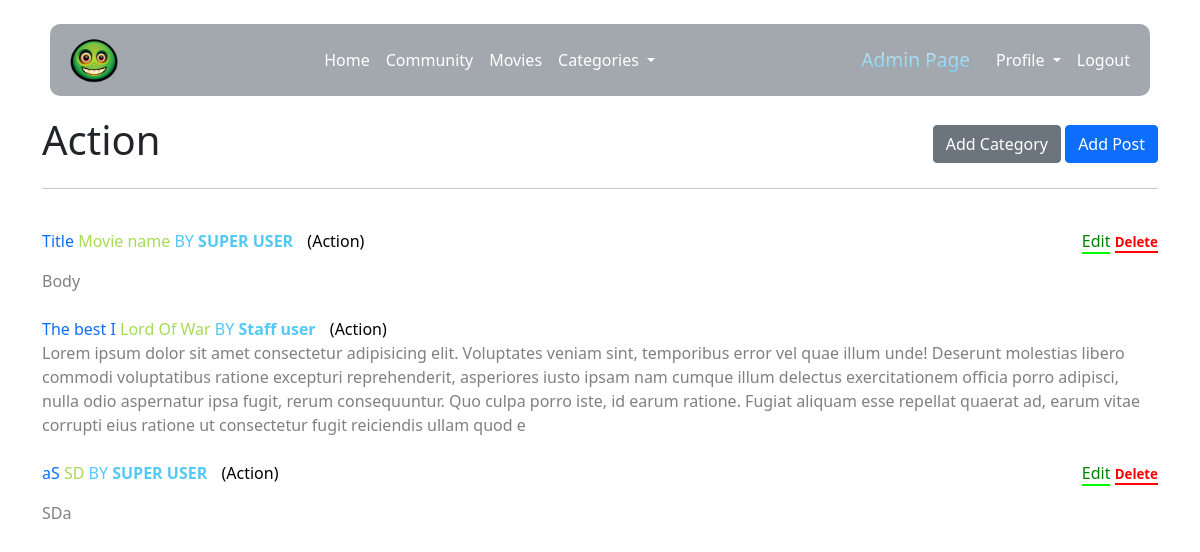
/category/Action (signed in), run on an earlier commit of the app's database.
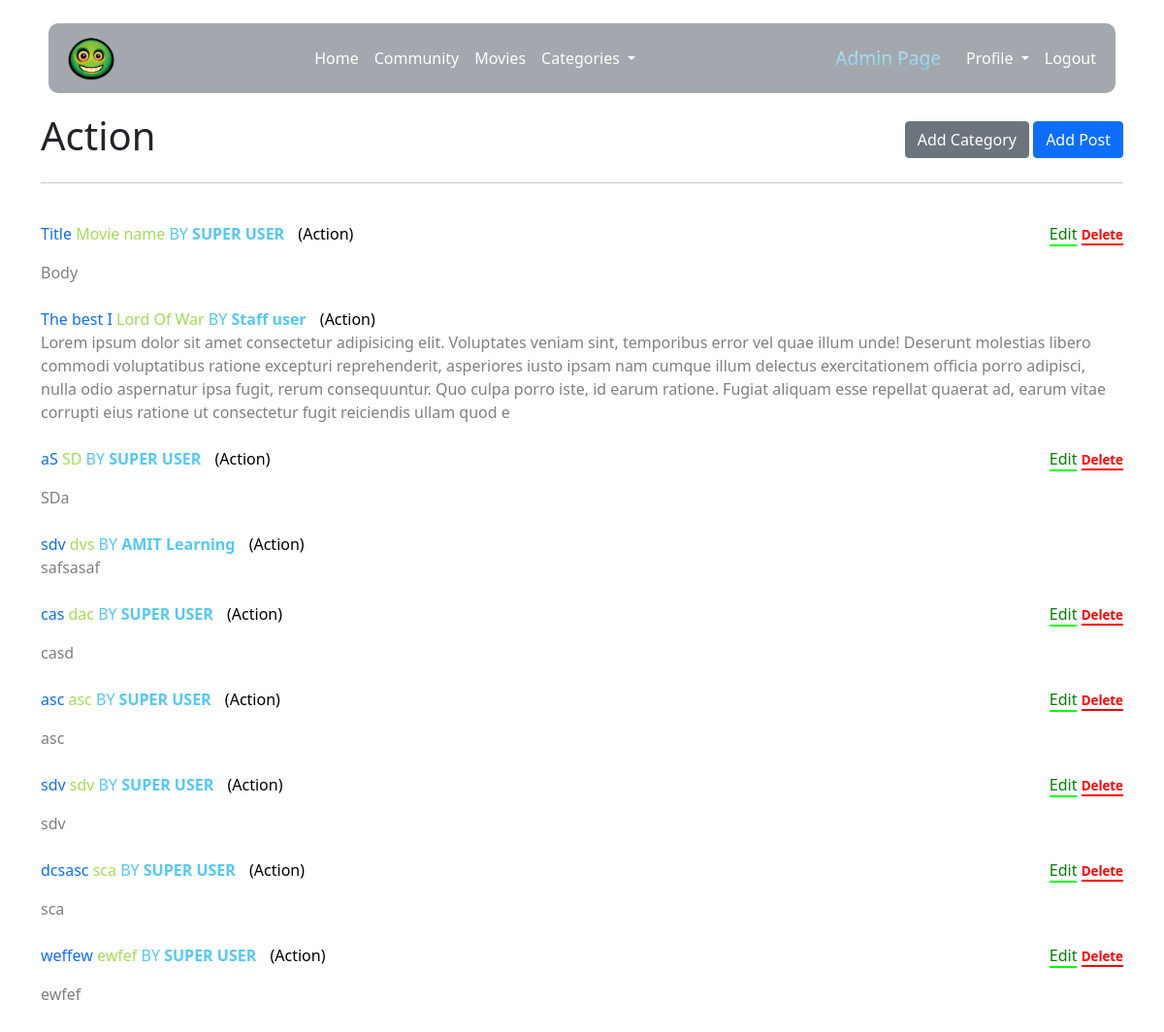
And on a later commit of the database.
### community_blog/models.py (models this page shows, shortened)
class Post(models.Model):
    title = models.CharField(max_length=255)
    movie_name = models.TextField()
    category = models.CharField(max_length=255)
    body = models.TextField()
    movie_poster = models.ImageField(
        null=False, blank=False, upload_to='images/')
    author = models.ForeignKey(User, on_delete=models.CASCADE)
    likes = models.ManyToManyField(User, related_name='community_blog')
    Publication_date = models.DateTimeField(auto_now_add=True)

### community_blog/views.py (the view)
# urls.py: path('category/<str:c>', CategoryView, name='category'),
def CategoryView(request, c):
    category_posts = Post.objects.filter(category=c)
    return render(request, 'categories.html', {'c': c, 'category_posts': category_posts})

### community_blog/category_context_proccessor.py (called while the page is built)
def get_context_data(self, *args, **kwargs):
    categories_menu = Category.objects.all()
    return {'categories_menu': categories_menu}

### community_blog/models.py (called while the page is built)
    def __str__(self):
        return self.name

### members/auth.py (called while the page is built)
    def get_user(self, user_id):
        try:
            return get_user_model().objects.get(pk=user_id)
        except get_user_model().DoesNotExist:
            return None

### community_blog/templates/categories.html (shortened to what this page needs)
{% extends 'base.html' %}
{% load static %}
{% block content %}
{% if user.is_authenticated %}
{% if not category_posts %}
<h3 style="margin-top: 10vh; color: gray; text-transform: capitalize">
  There are no posts related to the {{ c }} category yet....
</h3>
{% else %}
<div style="display: flex; justify-content: space-between">
  <h1>{{ c }}</h1>
  <div style="align-self: center">
    {% if user.is_staff %}
    <a
      style="
        text-decoration: none;
        color: white;
        height: fit-content;
        align-self: center;
      "
      href="{% url 'add_category' %}"
      ><button type="button" class="btn btn-secondary">Add Category</button></a
    >
    {% endif %}
    {% if user.profile.id %}
    <a style="text-decoration: none; color: white" href="{% url 'add_post' %}">
      <button
        type="button"
        class="btn btn-primary"
        style="height: fit-content; align-self: center"
      >
        Add Post
      </button></a
    >
    {% endif %}
  </div>
</div>
<hr />
<br />
<ul style="padding: 0">
  {% for post in category_posts %}
  <li style="display: flex; justify-content: space-between">
    <div>
      <a
        style="text-decoration: none"
        href=" {% url 'article_details' post.pk %} "
        >{{ post.title|slice:10 }}
      </a>
      <span style="color: rgb(166, 219, 86)"> {{ post.movie_name }}</span>
      <span style="color: #54c8f7"
        >BY
        <a
          href="{% url 'show_profile' post.author_id %}"
          style="text-decoration: none; color: #54c8f7; font-weight: 600"
        >
          {{ post.author.get_full_name }}</a
        ></span
      >
      <a
        style="color: black; text-decoration: none; padding-left: 10px"
        href="{% url 'category' post.category %}"
        >({{ post.category }})</a
      >
    </div>
    {% if user.id == post.author.id %}
    <p>
      <a
        style="
          text-decoration: none;
          color: green;
          border-bottom: lime 2px solid;
        "
        href="{% url 'update_post' post.pk %}"
        >Edit</a
      >
      <a
        style="
          text-decoration: none;
          color: red;
          border-bottom: red 2px solid;
          font-weight: 600;
          font-size: smaller;
        "
        href="{% url 'delete_post' post.pk %}"
        >Delete</a
      >
    </p>
    {% endif %}
  </li>
  <li style="list-style-type: none">
    <a
      style="text-decoration: none; width: 15%; color: gray"
      href=" {% url 'article_details' post.pk %} "
      >{{ post.body|slice:'500' }}</a
    >
  </li>
  <br />
  {% endfor %}
</ul>
{% endif %}
{% endif %}
{% endblock %}

What changed in the data, as far as the page shows it:
added Post: title "sdv", movie_name "dvs", author.get_full_name "AMIT Learning", category "Action", body "safsasaf"
added Post: title "cas", movie_name "dac", author.get_full_name "SUPER USER", category "Action", shows "Edit", body "casd"
added Post: title "asc", movie_name "asc", author.get_full_name "SUPER USER", category "Action", shows "Edit", body "asc"
added Post: title "sdv", movie_name "sdv", author.get_full_name "SUPER USER", category "Action", shows "Edit", body "sdv"
added Post: title "dcsasc", movie_name "sca", author.get_full_name "SUPER USER", category "Action", shows "Edit", body "sca"
added Post: title "weffew", movie_name "ewfef", author.get_full_name "SUPER USER", category "Action", shows "Edit", body "ewfef"
